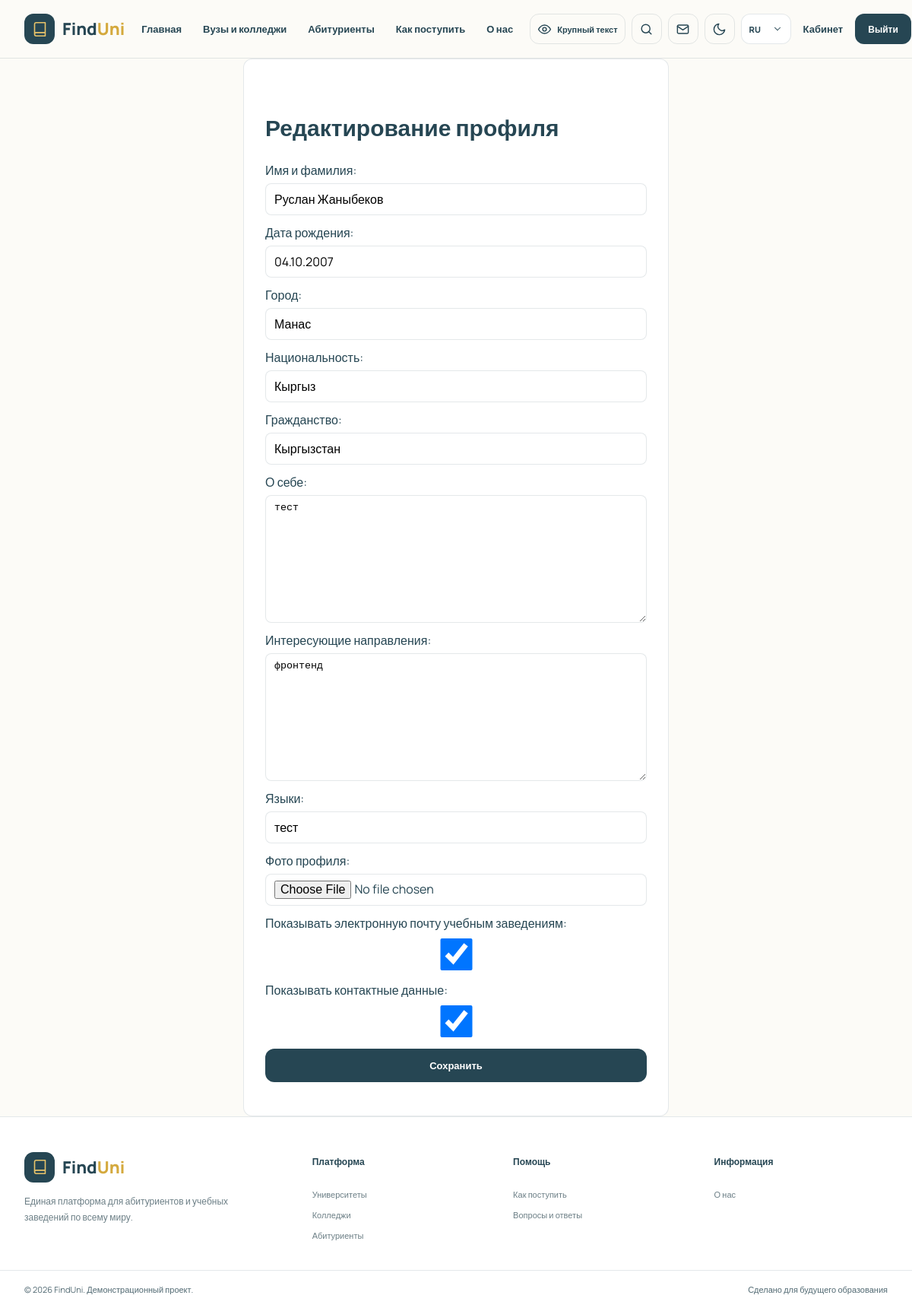
The app's page /students/profile/edit/ (signed in) with its own data.
### students/models.py (models this page shows, shortened)
class StudentProfile(models.Model):
    user = models.OneToOneField(settings.AUTH_USER_MODEL, on_delete=models.CASCADE, related_name='student_profile')
    full_name = models.CharField(max_length=150, blank=True)
    date_of_birth = models.DateField(null=True, blank=True)
    city = models.CharField(max_length=100, blank=True)
    nationality = models.CharField(max_length=100, blank=True)
    citizenship = models.CharField(max_length=100, blank=True)
    bio = models.TextField(blank=True)
    interests = models.TextField(blank=True)
    languages = models.CharField(max_length=200, blank=True)
    avatar = models.ImageField(upload_to='avatars/students/', blank=True)
    email_visible = models.BooleanField(default=False)
    contacts_visible = models.BooleanField(default=False)
    created_at = models.DateTimeField(auto_now_add=True)
    updated_at = models.DateTimeField(auto_now=True)
    class Meta:
        verbose_name = 'профиль абитуриента'
        verbose_name_plural = 'профили абитуриентов'

### students/views.py (the view)
# urls.py: path('profile/edit/', views.edit_profile, name='edit-profile'),
@login_required
def edit_profile(request):
    if request.user.role != 'student':
        raise PermissionDenied
    profile_obj = get_object_or_404(StudentProfile, user=request.user)
    if request.method == 'POST':
        form = StudentProfileForm(request.POST, request.FILES, instance=profile_obj)
        if form.is_valid():
            profile_obj = form.save()
            name_parts = profile_obj.full_name.strip().split(maxsplit=1)
            request.user.first_name = name_parts[0] if name_parts else ''
            request.user.last_name = name_parts[1] if len(name_parts) > 1 else ''
            request.user.save(update_fields=['first_name', 'last_name'])
            return redirect('dashboard')
    else:
        form = StudentProfileForm(instance=profile_obj)
    return render(request, 'students/edit_profile.html', {'form': form})

### students/forms.py
class StudentProfileForm(forms.ModelForm):
    class Meta:
        model = StudentProfile
        fields = ('full_name', 'date_of_birth', 'city', 'nationality', 'citizenship', 'bio', 'interests', 'languages', 'avatar', 'email_visible', 'contacts_visible')
        labels = {
            'full_name': 'Имя и фамилия',
            'date_of_birth': 'Дата рождения',
            'city': 'Город',
            'nationality': 'Национальность',
            'citizenship': 'Гражданство',
            'bio': 'О себе',
            'interests': 'Интересующие направления',
            'languages': 'Языки',
            'avatar': 'Фото профиля',
            'email_visible': 'Показывать электронную почту учебным заведениям',
            'contacts_visible': 'Показывать контактные данные',
        }
        error_messages = {
            'full_name': {'required': 'Укажите имя и фамилию.'},
            'date_of_birth': {'invalid': 'Введите корректную дату.'},
            'avatar': {'invalid_image': 'Загрузите корректное изображение.'},
        }

### core/context_processors.py (called while the page is built)
def inbox(request):
    if not request.user.is_authenticated:
        return {'inbox_notifications': (), 'inbox_unread_count': 0}
    notifications = list(
        Notification.objects.filter(user=request.user)
        .select_related(
            'application__institution',
            'application__program',
            'comment',
            'actor__student_profile',
            'actor__institution_profile',
            'friendship__from_student__student_profile',
            'follow__student__student_profile',
            'follow__institution',
        )
        .order_by('-created_at', '-pk')[:30]
    )
    unread_count = Notification.objects.filter(user=request.user, is_read=False).count()
    return {
        'inbox_notifications': notifications,
        'inbox_unread_count': unread_count,
    }

### templates/students/edit_profile.html (shortened to what this page needs)
{% extends 'base.html' %}
{% block content %}<section class="form-card"><h1>Редактирование профиля</h1><form method="post" enctype="multipart/form-data">{% csrf_token %}{{ form.as_p }}<button class="button" type="submit">Сохранить</button></form></section>{% endblock %}

### static/css/styles.css (style rules this page uses)
:root { color-scheme:light;--ink:#264653;--ink-deep:#1b3741;--gold:#e9c46a;--gold-deep:#a47e24;--paper:#fcfbf7;--white:#fff;--muted:#61777f;--line:rgb(38 70 83 / 12%);font-family:"Manrope",sans-serif;scroll-behavior:smooth;font-synthesis:none;text-rendering:optimizeLegibility }
* { box-sizing:border-box }
body { min-width:320px;margin:0;color:var(--ink);background:var(--paper);font-family:"Manrope",sans-serif }
button,input,select { font:inherit }
button,select { cursor:pointer }
button,a,input,select { transition:color 180ms ease,background-color 180ms ease,border-color 180ms ease,opacity 180ms ease,transform 180ms ease }
.button { display:inline-flex;min-height:44px;align-items:center;justify-content:center;gap:8px;padding:0 20px;border:0;border-radius:12px;color:#fff;background:var(--ink);font-size:13px;font-weight:800;text-align:center }
main>section:not(.hero-section):not(.content-section):not(.popular-section) { width:min(1100px,100%);padding:44px 28px;margin:0 auto }
main>section h1 { font-size:30px }
.cards article,.form-card { padding:22px;border:1px solid var(--line);border-radius:12px;background:var(--white) }
.form-card { max-width:560px;margin:40px auto }
.form-card form { display:grid;gap:12px }
.form-card form p { display:grid;gap:6px;margin:0 }
.form-card input,.form-card select,.form-card textarea,.filters input,.filters select { min-height:42px;padding:8px 11px;border:1px solid var(--line);border-radius:8px;background:var(--white) }
.filters .button,.form-card .button { color:var(--white) }

### records on screen
StudentProfile: full_name "Руслан Жаныбеков", date_of_birth "04.10.2007", city "Манас", nationality "Кыргыз", citizenship "Кыргызстан", bio "тест", interests "фронтенд", languages "тест", email_visible "☑", contacts_visible "☑"

### other values on screen
{{ request.LANGUAGE_CODE|upper }} "RU"
